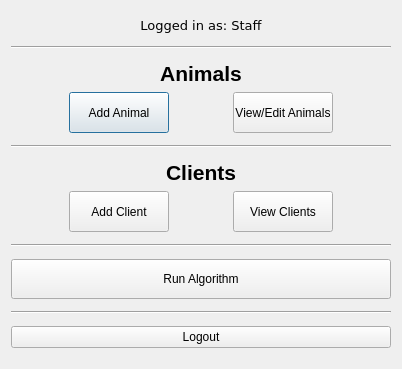
<?xml version="1.0" encoding="UTF-8"?>
<ui version="4.0">
 <class>StaffHomepage</class>
 <widget class="QDialog" name="StaffHomepage">
  <property name="geometry">
   <rect>
    <x>0</x>
    <y>0</y>
    <width>402</width>
    <height>369</height>
   </rect>
  </property>
  <property name="minimumSize">
   <size>
    <width>100</width>
    <height>0</height>
   </size>
  </property>
  <property name="windowTitle">
   <string>Dialog</string>
  </property>
  <layout class="QVBoxLayout" name="verticalLayout_3">
   <item>
    <widget class="QLabel" name="label">
     <property name="minimumSize">
      <size>
       <width>0</width>
       <height>17</height>
      </size>
     </property>
     <property name="maximumSize">
      <size>
       <width>16777215</width>
       <height>17</height>
      </size>
     </property>
     <property name="font">
      <font>
       <family>DejaVu Sans</family>
       <pointsize>10</pointsize>
      </font>
     </property>
     <property name="text">
      <string>Logged in as: Staff</string>
     </property>
     <property name="alignment">
      <set>Qt::AlignHCenter|Qt::AlignTop</set>
     </property>
    </widget>
   </item>
   <item>
    <widget class="Line" name="line">
     <property name="lineWidth">
      <number>1</number>
     </property>
     <property name="orientation">
      <enum>Qt::Horizontal</enum>
     </property>
    </widget>
   </item>
   <item>
    <layout class="QVBoxLayout" name="verticalLayout">
     <item>
      <widget class="QLabel" name="lbAnimals">
       <property name="maximumSize">
        <size>
         <width>16777215</width>
         <height>25</height>
        </size>
       </property>
       <property name="font">
        <font>
         <pointsize>16</pointsize>
         <weight>75</weight>
         <bold>true</bold>
        </font>
       </property>
       <property name="text">
        <string>Animals</string>
       </property>
       <property name="alignment">
        <set>Qt::AlignCenter</set>
       </property>
      </widget>
     </item>
     <item>
      <layout class="QHBoxLayout" name="horizontalLayout">
       <item>
        <widget class="QPushButton" name="bAddAnimal">
         <property name="minimumSize">
          <size>
           <width>100</width>
           <height>41</height>
          </size>
         </property>
         <property name="maximumSize">
          <size>
           <width>100</width>
           <height>41</height>
          </size>
         </property>
         <property name="text">
          <string>Add Animal</string>
         </property>
        </widget>
       </item>
       <item>
        <widget class="QPushButton" name="bViewAnimals">
         <property name="minimumSize">
          <size>
           <width>100</width>
           <height>41</height>
          </size>
         </property>
         <property name="maximumSize">
          <size>
           <width>100</width>
           <height>41</height>
          </size>
         </property>
         <property name="text">
          <string>View/Edit Animals</string>
         </property>
        </widget>
       </item>
      </layout>
     </item>
    </layout>
   </item>
   <item>
    <widget class="Line" name="line_2">
     <property name="orientation">
      <enum>Qt::Horizontal</enum>
     </property>
    </widget>
   </item>
   <item>
    <layout class="QVBoxLayout" name="verticalLayout_2">
     <item>
      <widget class="QLabel" name="lbClients">
       <property name="maximumSize">
        <size>
         <width>16777215</width>
         <height>25</height>
        </size>
       </property>
       <property name="font">
        <font>
         <pointsize>16</pointsize>
         <weight>75</weight>
         <bold>true</bold>
        </font>
       </property>
       <property name="text">
        <string>Clients</string>
       </property>
       <property name="alignment">
        <set>Qt::AlignCenter</set>
       </property>
      </widget>
     </item>
     <item>
      <layout class="QHBoxLayout" name="horizontalLayout_2">
       <item>
        <widget class="QPushButton" name="bAddClient">
         <property name="minimumSize">
          <size>
           <width>100</width>
           <height>25</height>
          </size>
         </property>
         <property name="maximumSize">
          <size>
           <width>100</width>
           <height>41</height>
          </size>
         </property>
         <property name="text">
          <string>Add Client</string>
         </property>
        </widget>
       </item>
       <item>
        <widget class="QPushButton" name="bViewClients">
         <property name="minimumSize">
          <size>
           <width>100</width>
           <height>41</height>
          </size>
         </property>
         <property name="maximumSize">
          <size>
           <width>100</width>
           <height>41</height>
          </size>
         </property>
         <property name="text">
          <string>View Clients</string>
         </property>
        </widget>
       </item>
      </layout>
     </item>
    </layout>
   </item>
   <item>
    <widget class="Line" name="line_4">
     <property name="orientation">
      <enum>Qt::Horizontal</enum>
     </property>
    </widget>
   </item>
   <item>
    <widget class="QPushButton" name="bRunAlgorithm">
     <property name="minimumSize">
      <size>
       <width>0</width>
       <height>40</height>
      </size>
     </property>
     <property name="text">
      <string>Run Algorithm</string>
     </property>
    </widget>
   </item>
   <item>
    <widget class="Line" name="line_3">
     <property name="orientation">
      <enum>Qt::Horizontal</enum>
     </property>
    </widget>
   </item>
   <item>
    <widget class="QPushButton" name="bLogout">
     <property name="text">
      <string>Logout</string>
     </property>
    </widget>
   </item>
  </layout>
 </widget>
 <resources/>
 <connections/>
</ui>
